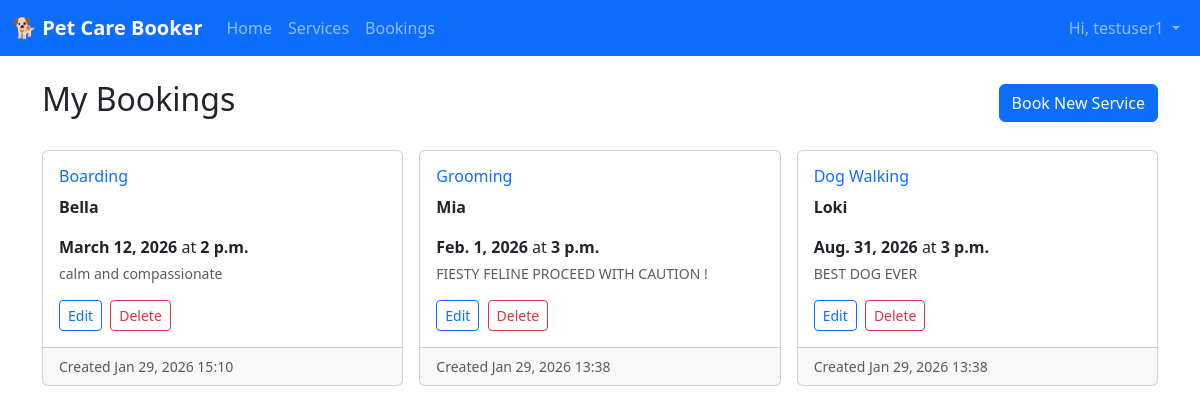
Screenshot of /accounts/bookings/ (signed in) with the database file from the repository.
### accounts/models.py (models this page shows, shortened)
class Booking(models.Model):
    SERVICE_CHOICES = [
        ('dog_walking', 'Dog Walking'),
        ('grooming', 'Grooming'),
        ('boarding', 'Boarding'),
    ]
    user = models.ForeignKey(User, on_delete=models.CASCADE)
    service = models.CharField(max_length=20, choices=SERVICE_CHOICES)
    pet_name = models.CharField(max_length=100)
    date = models.DateField()
    time = models.TimeField()
    notes = models.TextField(blank=True)
    created = models.DateTimeField(auto_now_add=True)

### accounts/views.py (the view)
# urls.py: path("bookings/", UserBookingsView.as_view(), name="bookings"),
class UserBookingsView(LoginRequiredMixin, ListView):
    model = Booking
    template_name = "accounts/bookings.html"
    context_object_name = "bookings"
    paginate_by = 10
    login_url = "login"
    redirect_field_name = "next"
    def get_queryset(self):
        return Booking.objects.filter(user=self.request.user).order_by("-created")
    def get_context_data(self, **kwargs):
        context = super().get_context_data(**kwargs)
        context["user"] = self.request.user
        return context

### accounts/templates/accounts/bookings.html (shortened to what this page needs)
{% extends 'accounts/base.html' %}
{% block content %}
<div class="row">
  <div class="col-md-12">
    <div class="d-flex justify-content-between align-items-center mb-4">
      <h2>My Bookings</h2>
      <a href="{% url 'book' %}" class="btn btn-primary">Book New Service</a>
    </div>
    {% if bookings %}
      <div class="row g-3">
        {% for booking in bookings %}
          <div class="col-md-6 col-lg-4">
            <div class="card h-100">
              <div class="card-body">
                <h6 class="card-title text-primary">{{ booking.get_service_display }}</h6>
                <p class="fw-bold">{{ booking.pet_name }}</p>
                <p class="mb-1"><strong>{{ booking.date }}</strong> at <strong>{{ booking.time }}</strong></p>
                {% if booking.notes %}
                  <p class="small text-muted">{{ booking.notes }}</p>
                {% endif %}
                <div class="mt-3">
                  <a href="{% url 'booking_update' booking.pk %}" class="btn btn-sm btn-outline-primary me-1">Edit</a>
                  <a href="{% url 'booking_delete' booking.pk %}" class="btn btn-sm btn-outline-danger">Delete</a>
                </div>
              </div>
              <div class="card-footer text-muted small">
                Created {{ booking.created|date:"M d, Y H:i" }}
              </div>
            </div>
          </div>
        {% endfor %}
      </div>
    {% else %}
      <div class="text-center py-5">
        <p class="lead text-muted">No bookings yet.</p>
        <a href="{% url 'book' %}" class="btn btn-primary btn-lg">Book your first service</a>
      </div>
    {% endif %}
  </div>
</div>
{% endblock %}

### accounts/templates/accounts/base.html (shortened to what this page needs)
<!DOCTYPE html>
<html lang="en">
<head>
  <link href="https://cdn.jsdelivr.net/npm/bootstrap@5.3.3/dist/css/bootstrap.min.css" rel="stylesheet">
</head>
<body>
  <nav class="navbar navbar-expand-lg navbar-dark bg-primary">
    <div class="container-fluid">
      <a class="navbar-brand fw-bold" href="/">🐕 Pet Care Booker</a>
      <div class="collapse navbar-collapse" id="navbarNav">
        <ul class="navbar-nav me-auto">
          <li class="nav-item">
            <a class="nav-link" href="/">Home</a>
          </li>
          <li class="nav-item">
            <a class="nav-link" href="{% url 'services' %}">Services</a>
          </li>
          <li class="nav-item">
            <a class="nav-link" href="{% url 'bookings' %}">Bookings</a>
          </li>
        </ul>
        <ul class="navbar-nav">
          {% if user.is_authenticated %}
            <li class="nav-item dropdown">
              <a class="nav-link dropdown-toggle" href="#" role="button" data-bs-toggle="dropdown" aria-expanded="false">
                Hi, {{ user.username }}
              </a>
            </li>
          {% endif %}
        </ul>
      </div>
    </div>
  </nav>
  <main class="container mt-4">
    {% block content %}{% endblock %}
  </main>
</body>
</html>

### rows the page displays
Booking: service "Boarding", pet_name "Bella", date "March 12, 2026", time "2 p.m.", notes "calm and compassionate", created "Jan 29, 2026 15:10"
Booking: service "Grooming", pet_name "Mia", date "Feb. 1, 2026", time "3 p.m.", notes "FIESTY FELINE PROCEED WITH CAUTION !", created "Jan 29, 2026 13:38"
Booking: service "Dog Walking", pet_name "Loki", date "Aug. 31, 2026", time "3 p.m.", notes "BEST DOG EVER", created "Jan 29, 2026 13:38"

### other values shown
{{ user.username }} "testuser1"
